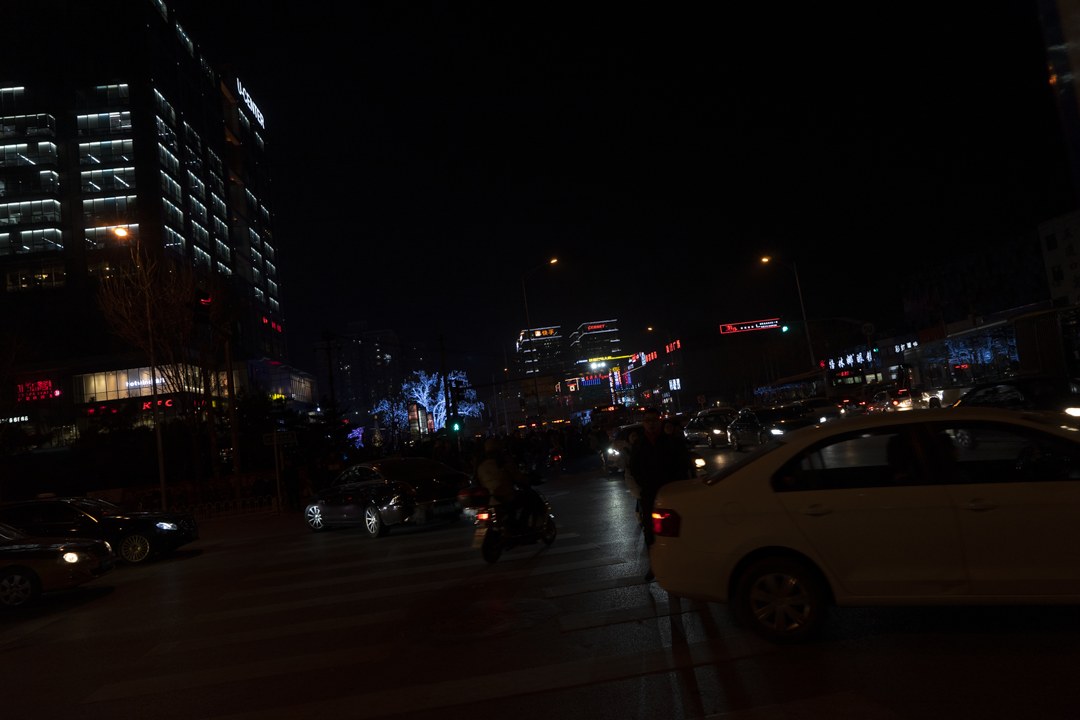
#> input picture Vision Artificial/Actividad1/imagenes/caso 3/Imagen3_original.png, 1080 x 720 px
$ jupyter execute caso3.ipynb
#> lines starting #> are read from the running program, lines starting #| are printed output that depends on the picture
[cell 1]
import cv2
import numpy as np
import matplotlib.pyplot as plt

# Leer imagen nocturna
gray_img = cv2.imread('Imagen3_original.png', cv2.IMREAD_GRAYSCALE)
#> gray_img: shape (720, 1080); min 0, max 255, mean 10.3


# Aplicar ecualización del histograma
equalized_image = cv2.equalizeHist(gray_img)
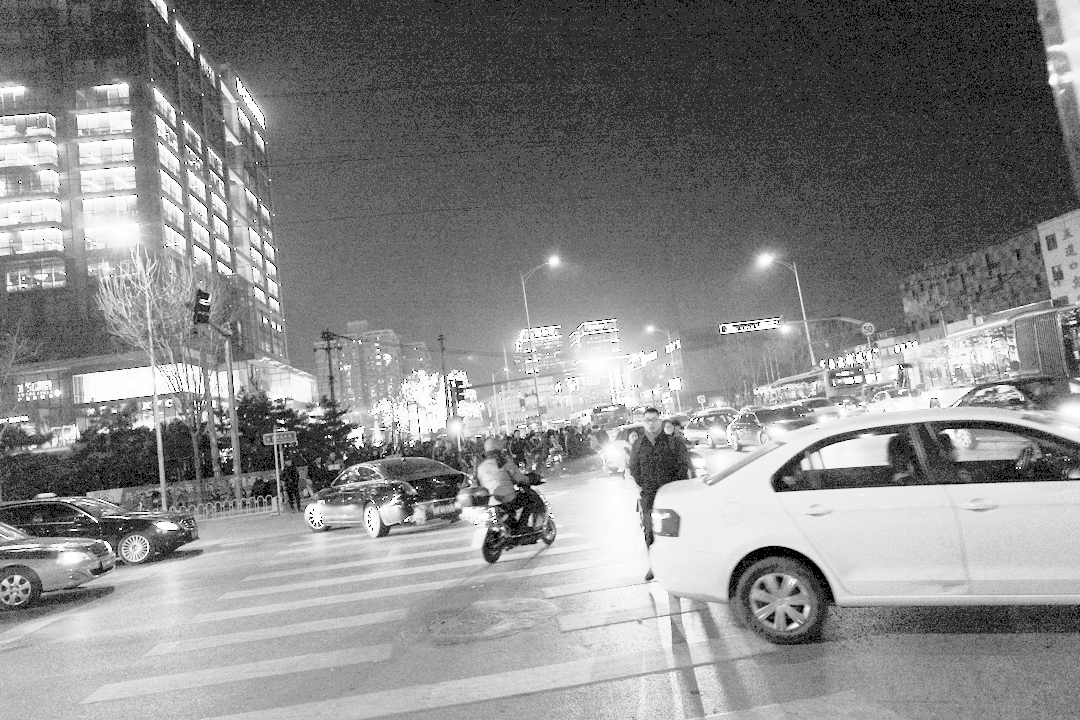
#> equalized_image: shape (720, 1080); min 0, max 255, mean 135.5

hist_o,bins_o = np.histogram(gray_img.flatten(),256,[0,256])
#> hist_o = 256 values, max 140873 at index 1, min 19 at index 238, mean 3037.5; bins_o = 257 values from 0 to 256

cdf_o = hist_o.cumsum()
#> cdf_o = 256 values from 12436 to 777600
cdf_normalized_o = cdf_o * float(hist_o.max()) / cdf_o.max()
#> cdf_normalized_o = 256 values from 2253 to 140873

hist_e,bins_e = np.histogram(equalized_image.flatten(),256,[0,256])
#> hist_e = 256 values, max 140873 at index 47, min 0 at index 1, mean 3037.5; bins_e = 257 values from 0 to 256

cdf_e = hist_e.cumsum()
#> cdf_e = 256 values from 12436 to 777600
cdf_normalized_e = cdf_e * float(hist_e.max()) / cdf_e.max()
#> cdf_normalized_e = 256 values from 2253 to 140873

# Configurar la figura y tamaño
plt.figure(figsize=(14, 10))

# Imagen original
plt.subplot(2, 2, 1)
plt.title("Original")
plt.imshow(gray_img, cmap='gray')
plt.axis('off')  # Eliminar ejes

# Imagen ecualizada
plt.subplot(2, 2, 2)
plt.title("Ecualizada")
plt.imshow(equalized_image, cmap='gray')
plt.axis('off')  # Eliminar ejes

# Aplanamos matriz original
vector_g = gray_img.flatten()

# Histograma de la imagen original
plt.subplot(2, 2, 3)
plt.plot(cdf_normalized_o, color = 'b')
plt.hist(vector_g, bins=256, color='gray', alpha=0.9)
plt.title("Histograma Escala de Grises")
plt.xlabel("Intensidad")
plt.ylabel("Frecuencia")

# Histograma de la imagen ecualizada
vector_e = equalized_image.flatten()
plt.subplot(2, 2, 4)
plt.plot(cdf_normalized_e, color = 'b')
plt.hist(vector_e, bins=256, color='gray', alpha=0.9)
plt.title("Histograma Ecualizado")
plt.xlabel("Intensidad")
plt.ylabel("Frecuencia")

# Ajustar los espacios entre subplots
plt.tight_layout()
plt.show()
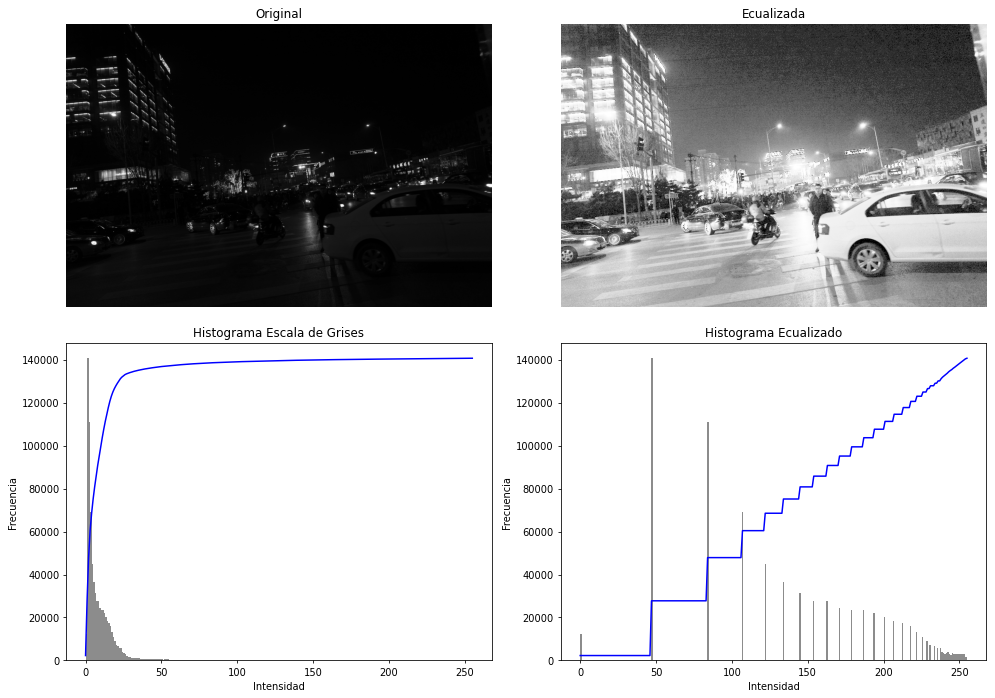
#> figure drawn by matplotlib, 4 panels; panel 3: tallest bar 140873 high, from x = 0.996 to 1.99; panel 3: curve peaks at x = 255, y = 140873; panel 4: tallest bar 140873 high, from x = 46.82 to 47.81; panel 4: curve peaks at x = 255, y = 140873
cv2.imwrite("imagen3_equalizated.png", equalized_image)
#> Out = True

[cell 2]
image = cv2.imread("imagen3_equalizated.png", cv2.IMREAD_UNCHANGED)
# Verificar si la imagen es en escala de grises o color
if len(image.shape) == 2:  # Solo tiene ancho y alto, es escala de grises
    is_grayscale = True
    image_rgb = cv2.cvtColor(image, cv2.COLOR_GRAY2RGB)  # Convertir a RGB para visualización
else:
    is_grayscale = False
    image_rgb = cv2.cvtColor(image, cv2.COLOR_BGR2RGB)  # Convertir de BGR a RGB para visualización

# Definir el factor de escala
factor = 0.8  # Cambia este valor para aumentar o disminuir el brillo (Ejemplo: 0.8 para reducir)

# 1. Transformación con recorte (np.clip)
if is_grayscale:
    image_clipped = np.clip(image * factor, 0, 255).astype(np.uint8)
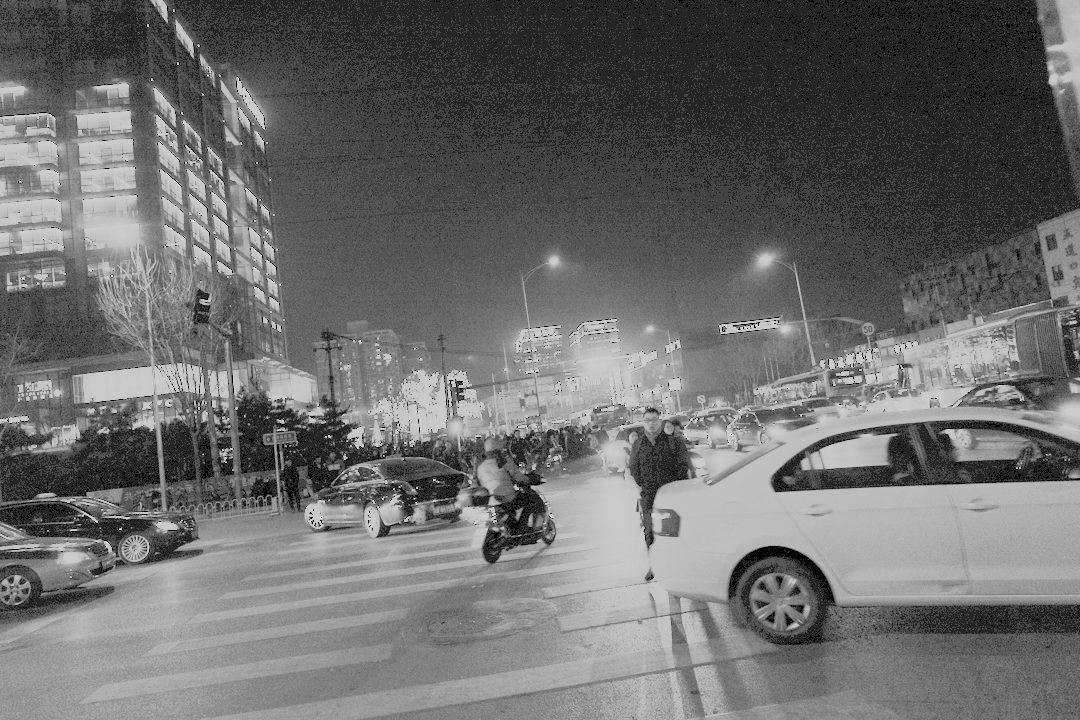
#> image_clipped: shape (720, 1080); min 0, max 204, mean 108
    clipped_rgb = cv2.cvtColor(image_clipped, cv2.COLOR_GRAY2RGB)  # Para visualizar
else:
    image_clipped = np.clip(image * factor, 0, 255).astype(np.uint8)
    clipped_rgb = cv2.cvtColor(image_clipped, cv2.COLOR_BGR2RGB)

# 2. Transformación con normalización
if is_grayscale:
    normalized = ((image * factor - np.min(image * factor)) / (np.max(image * factor) - np.min(image * factor)) * 255).astype(np.uint8)
    normalized_rgb = cv2.cvtColor(normalized, cv2.COLOR_GRAY2RGB)  # Para visualizar
else:
    normalized = ((image * factor - np.min(image * factor)) / (np.max(image * factor) - np.min(image * factor)) * 255).astype(np.uint8)
    normalized_rgb = cv2.cvtColor(normalized, cv2.COLOR_BGR2RGB)

# Mostrar las imágenes lado a lado
plt.figure(figsize=(18, 6))

# Imagen original
plt.subplot(2, 3, 1)
plt.title("Imagen Original")
plt.imshow(image_rgb)
plt.axis("off")

# Imagen con recorte
plt.subplot(2, 3, 2)
plt.title("Transformación con Recorte")
plt.imshow(clipped_rgb)
plt.axis("off");
cv2.imwrite("imagen3_multi_recorte.png", clipped_rgb)

# Imagen con normalización
plt.subplot(2, 3, 3)
plt.title("Transformación con Normalización")
cv2.imwrite("imagen3_multi_normalizada.png", clipped_rgb)
plt.imshow(normalized_rgb)
plt.axis("off")

# Imagen original
plt.subplot(2, 3, 4)
plt.title("Imagen Original")
plt.hist(image_rgb.ravel(), bins=256, range=(0, 256), color='black')

# Imagen con recorte
plt.subplot(2, 3, 5)
plt.title("Transformación con Recorte")
plt.hist(clipped_rgb.ravel(), bins=256, range=(0, 256), color='black')
cv2.imwrite("1010_multi.png", clipped_rgb)
# Imagen con normalización
plt.subplot(2, 3, 6)
plt.title("Transformación con Normalización")
plt.hist(normalized_rgb.ravel(), bins=256, range=(0, 256), color='black')

plt.tight_layout()
plt.show()
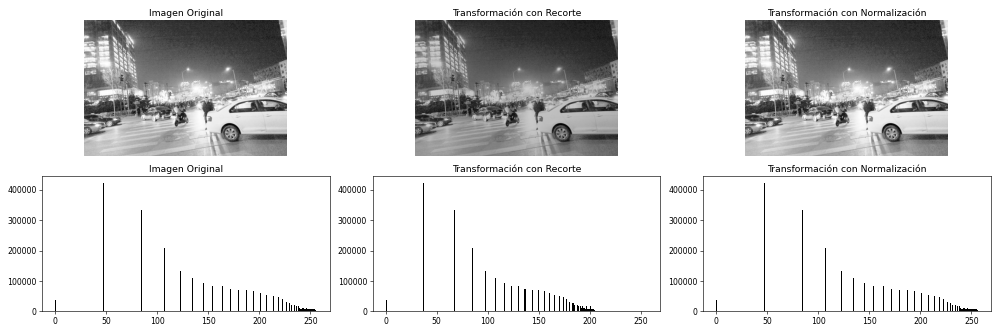
#> figure drawn by matplotlib, 6 panels; panel 4: tallest bar 422619 high, from x = 47 to 48; panel 5: tallest bar 422619 high, from x = 37 to 38; panel 6: tallest bar 422619 high, from x = 47 to 48

#pintar mismo pixel en las 3 imagenes
fila, columna = 400, 700
print(f'Pixel Imagen Original: {image[fila, columna]}')
#| Pixel Imagen Original: 171
print(f'Pixel Imagen con Recorte: {image_clipped[fila, columna]}')
#| Pixel Imagen con Recorte: 136
print(f'Pixel Imagen con Normalización: {normalized[fila, columna]}')
#| Pixel Imagen con Normalización: 171

[cell 3]
image = cv2.imread("Imagen3_original.png", cv2.IMREAD_COLOR_RGB)
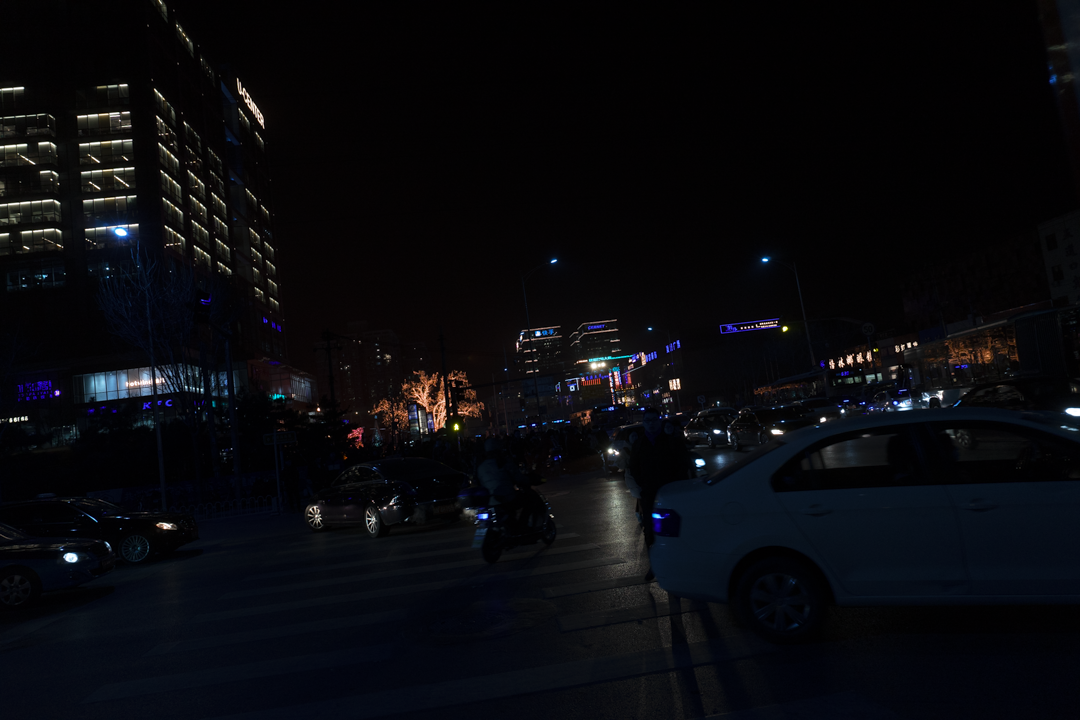
#> image: shape (720, 1080, 3); mean B, G, R 13.3, 9.7, 9.2
image_eq = cv2.imread("imagen3_equalizated.png", cv2.IMREAD_COLOR_RGB)
image_multi = cv2.imread("imagen3_multi_recorte.png", cv2.IMREAD_COLOR_RGB)

#Original
hist_o,bins_o = np.histogram(image.flatten(),256,[0,256])
#> hist_o = 256 values, max 388032 at index 2, min 78 at index 219, mean 9112.5

cdf_o = hist_o.cumsum()
#> cdf_o = 256 values from 20599 to 2332800
cdf_normalized_o = cdf_o * float(hist_o.max()) / cdf_o.max()
#> cdf_normalized_o = 256 values from 3426.4 to 388032
# Aplanamos matriz original
vector_o = image.flatten()

#Equalized
# Aplanamos matriz original
vector_eq = image_eq.flatten()

hist_eq,bins_eq = np.histogram(image_eq.flatten(),256,[0,256])
#> hist_eq = 256 values, max 422619 at index 47, min 0 at index 1, mean 9112.5; bins_eq = 257 values from 0 to 256

cdf_eq = hist_eq.cumsum()
#> cdf_eq = 256 values from 37308 to 2332800
cdf_normalized_eq = cdf_eq * float(hist_eq.max()) / cdf_eq.max()
#> cdf_normalized_eq = 256 values from 6758.9 to 422619

#Multi
# Aplanamos matriz original
vector_mul = image_multi.flatten()

hist_mul,bins_mul = np.histogram(image_multi.flatten(),256,[0,256])
#> hist_mul = 256 values, max 422619 at index 37, min 0 at index 1, mean 9112.5; bins_mul = 257 values from 0 to 256

cdf_mul = hist_mul.cumsum()
#> cdf_mul = 256 values from 37308 to 2332800
cdf_normalized_mul = cdf_mul * float(hist_mul.max()) / cdf_mul.max()
#> cdf_normalized_mul = 256 values from 6758.9 to 422619


# Mostrar las imágenes lado a lado
plt.figure(figsize=(18, 6))

# Imagen original
plt.subplot(2, 3, 1)
plt.title("Imagen Original")
plt.imshow(image)
plt.axis("off")

# Imagen con recorte
plt.subplot(2, 3, 2)
plt.title("ecualizada")
plt.imshow(image_eq)
plt.axis("off");
cv2.imwrite("imagen3_multi_recorte.png", clipped_rgb)

# Imagen con normalización
plt.subplot(2, 3, 3)
plt.title("Transformación con Recorte")
plt.imshow(image_multi)
plt.axis("off")

# Imagen original
plt.subplot(2, 3, 4)
plt.title("Imagen Original")
plt.plot(cdf_normalized_o, color = 'b')
plt.hist(vector_g, bins=256, color='gray', alpha=0.9)

# Imagen con recorte
plt.subplot(2, 3, 5)
plt.title("ecualizada")
plt.plot(cdf_normalized_eq, color = 'b')
plt.hist(vector_eq, bins=256, color='gray', alpha=0.9)

# Imagen con normalización
plt.subplot(2, 3, 6)
plt.title("Transformación con Recorte")
plt.plot(cdf_normalized_mul, color = 'b')
plt.hist(vector_mul, bins=256, color='gray', alpha=0.9)

plt.tight_layout()
plt.show()
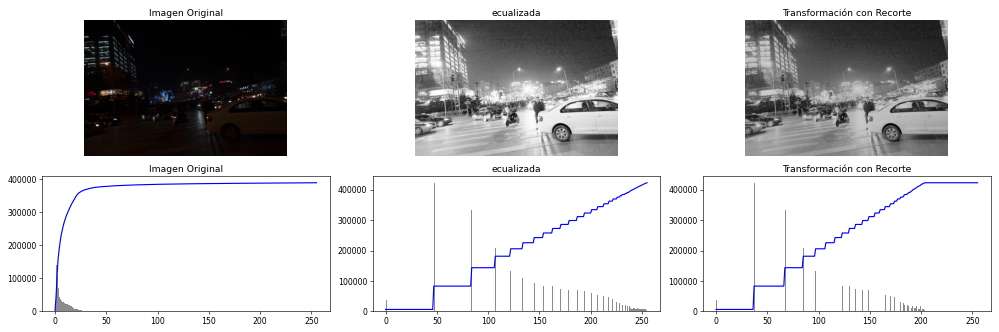
#> figure drawn by matplotlib, 6 panels; B, G, R data is drawn as R, G, B; panel 4: tallest bar 140873 high, from x = 0.996 to 1.99; panel 4: curve peaks at x = 255, y = 388032; panel 5: tallest bar 422619 high, from x = 46.82 to 47.81; panel 5: curve peaks at x = 255, y = 422619


#4
plt.figure()
plt.plot(cdf_normalized_o, color = 'b')
plt.hist(vector_g, bins=256, color='gray', alpha=0.9)
plt.title("Histograma original")
plt.xlabel("Intensidad")
plt.ylabel("Pixeles")
plt.savefig("histograma3_original.png")
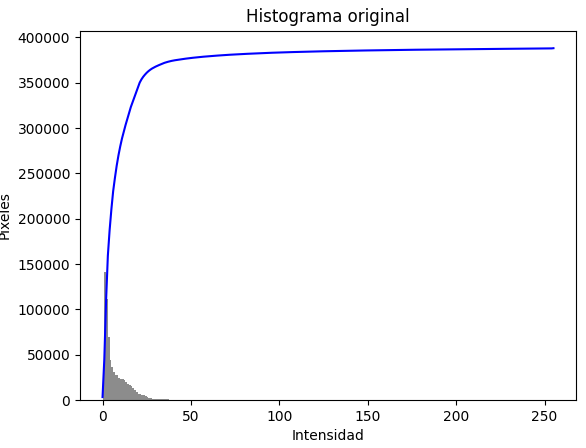
#> figure drawn by matplotlib, 1 panel; tallest bar 140873 high, from x = 0.996 to 1.99; curve peaks at x = 255, y = 388032
plt.close()

#5
plt.figure()
plt.plot(cdf_normalized_eq, color = 'b')
plt.hist(vector_eq, bins=256, color='gray', alpha=0.9)
plt.title("Histograma Ecualizada")
plt.xlabel("Intensidad")
plt.ylabel("Pixeles")
plt.savefig("histograma3_equalizada.png")
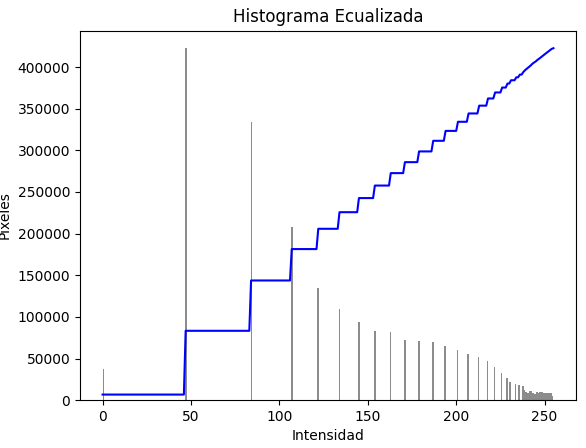
#> figure drawn by matplotlib, 1 panel; tallest bar 422619 high, from x = 46.82 to 47.81; curve peaks at x = 255, y = 422619
plt.close()

#6
plt.figure()
plt.plot(cdf_normalized_mul, color = 'b')
plt.hist(vector_mul, bins=256, color='gray', alpha=0.9)
plt.title("Histograma Multiplicado, factor = 0.8, con recorte")
plt.xlabel("Intensidad")
plt.ylabel("Pixeles")
plt.savefig("histograma3_Mult.png")
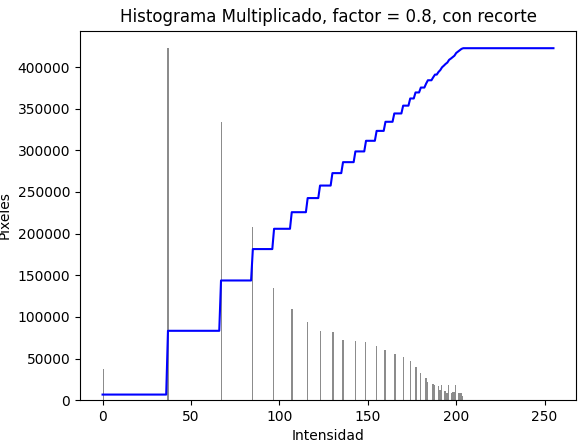
#> figure drawn by matplotlib, 1 panel; tallest bar 422619 high, from x = 36.66 to 37.45; curve peaks at x = 204, y = 422619
plt.close()
